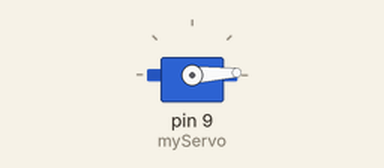
The sketch below on a simulated Arduino Uno, built with avr-gcc and run on an emulated ATmega328P. Parts: servo.

Above: at 0.05 s.
At 0.9 s:
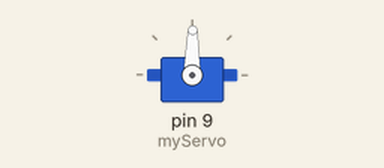
At 1.75 s:
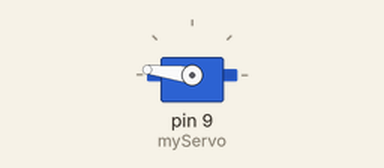
At 3.45 s:
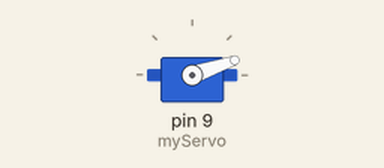
Timing chart, 0 to 8.3 s (numbered marks = the images above):
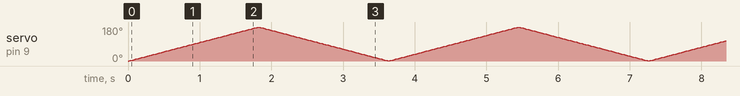

The sketch:

Sonic2Test.ino
```cpp
#include<Servo.h>

Servo myServo;

void setup() {
  myServo.attach(9);
}

void loop() {
for (int ii = 0; ii<180; ii++){
  myServo.write(ii);
  delay(10);
}
for (int ii = 180; ii>0; ii--){
  myServo.write(ii);
  delay(10);
}


}
```
